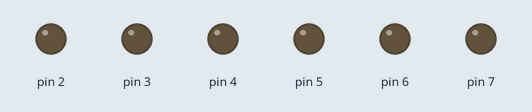
Simulated run of this sketch. Board: Arduino Uno, built with avr-gcc and run on an emulated ATmega328P. Shown: output pins drawn as LEDs (lit = HIGH).

Above: at 1.2 s.
At 2.6 s:
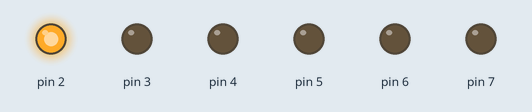
At 3.0 s:
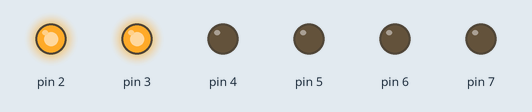
At 3.4 s:
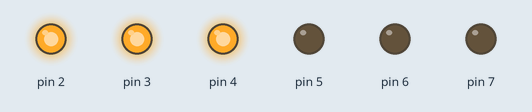
At 4.6 s:
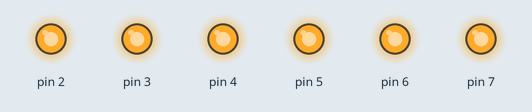
At 5.8 s:
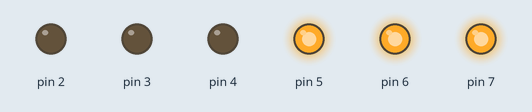
Timing chart, 0 to 6.2 s (numbered marks = the images above):
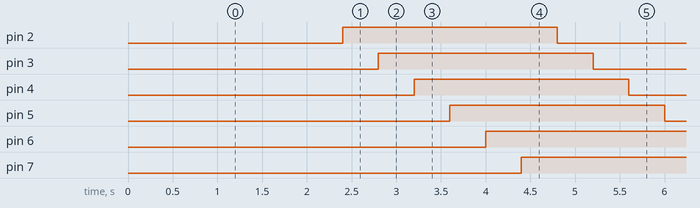

The sketch:

L_light.ino
```cpp
int base = 2;
int num = 6;


// LED connected to
// digital pin
void setup()
{
  for (int i =base; i<base +num; i++)
  {
      pinMode(i, OUTPUT);
  }
}
// sets the digital
// pin as output}
void loop()
{
  for (int i=base; i<base +num; i++)
  {
// turns the LED on
digitalWrite(i, LOW);      // turns the LED off
delay(400);
  }
    for (int i=base; i<base +num; i++)
  {
// turns the LED on
digitalWrite(i, HIGH);      // turns the LED on
delay(400);
  }
}
```

Measured:
- by itself, pin 2–7: alternates HIGH for 2.4 s and LOW for 2.4 s
- by itself, everything shown: repeats every 4.8 s, in 12 steps
